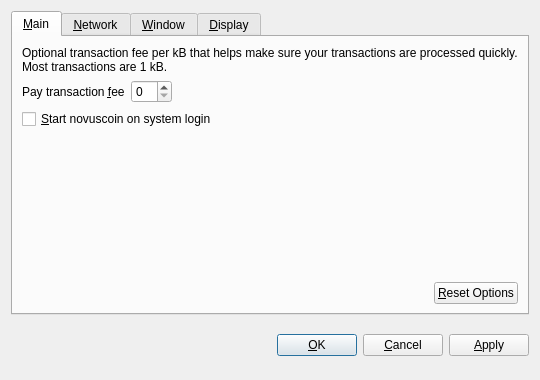
<?xml version="1.0" encoding="UTF-8"?>
<ui version="4.0">
 <class>OptionsDialog</class>
 <widget class="QDialog" name="OptionsDialog">
  <property name="geometry">
   <rect>
    <x>0</x>
    <y>0</y>
    <width>540</width>
    <height>380</height>
   </rect>
  </property>
  <property name="windowTitle">
   <string>Options</string>
  </property>
  <property name="modal">
   <bool>true</bool>
  </property>
  <layout class="QVBoxLayout" name="verticalLayout">
   <item>
    <widget class="QTabWidget" name="tabWidget">
     <property name="tabPosition">
      <enum>QTabWidget::North</enum>
     </property>
     <property name="currentIndex">
      <number>0</number>
     </property>
     <widget class="QWidget" name="tabMain">
      <attribute name="title">
       <string>&amp;Main</string>
      </attribute>
      <layout class="QVBoxLayout" name="verticalLayout_Main">
       <item>
        <widget class="QLabel" name="transactionFeeInfoLabel">
         <property name="text">
          <string>Optional transaction fee per kB that helps make sure your transactions are processed quickly. Most transactions are 1 kB.</string>
         </property>
         <property name="textFormat">
          <enum>Qt::PlainText</enum>
         </property>
         <property name="wordWrap">
          <bool>true</bool>
         </property>
        </widget>
       </item>
       <item>
        <layout class="QHBoxLayout" name="horizontalLayout_1_Main">
         <item>
          <widget class="QLabel" name="transactionFeeLabel">
           <property name="text">
            <string>Pay transaction &amp;fee</string>
           </property>
           <property name="textFormat">
            <enum>Qt::PlainText</enum>
           </property>
           <property name="buddy">
            <cstring>transactionFee</cstring>
           </property>
          </widget>
         </item>
         <item>
          <widget class="BitcoinAmountField" name="transactionFee"/>
         </item>
         <item>
          <spacer name="horizontalSpacer_1_Main">
           <property name="orientation">
            <enum>Qt::Horizontal</enum>
           </property>
           <property name="sizeHint" stdset="0">
            <size>
             <width>40</width>
             <height>20</height>
            </size>
           </property>
          </spacer>
         </item>
        </layout>
       </item>
       <item>
        <widget class="QCheckBox" name="bitcoinAtStartup">
         <property name="toolTip">
          <string>Automatically start novuscoin after logging in to the system.</string>
         </property>
         <property name="text">
          <string>&amp;Start novuscoin on system login</string>
         </property>
        </widget>
       </item>
       <item>
        <spacer name="verticalSpacer_Main">
         <property name="orientation">
          <enum>Qt::Vertical</enum>
         </property>
         <property name="sizeHint" stdset="0">
          <size>
           <width>20</width>
           <height>40</height>
          </size>
         </property>
        </spacer>
       </item>
       <item>
        <layout class="QHBoxLayout" name="horizontalLayout_2_Main">
         <item>
          <spacer name="horizontalSpacer_2_Main">
           <property name="orientation">
            <enum>Qt::Horizontal</enum>
           </property>
           <property name="sizeHint" stdset="0">
            <size>
             <width>40</width>
             <height>20</height>
            </size>
           </property>
          </spacer>
         </item>
         <item>
          <widget class="QPushButton" name="resetButton">
           <property name="toolTip">
            <string>Reset all client options to default.</string>
           </property>
           <property name="text">
            <string>&amp;Reset Options</string>
           </property>
           <property name="autoDefault">
            <bool>false</bool>
           </property>
          </widget>
         </item>
        </layout>
       </item>
      </layout>
     </widget>
     <widget class="QWidget" name="tabNetwork">
      <attribute name="title">
       <string>&amp;Network</string>
      </attribute>
      <layout class="QVBoxLayout" name="verticalLayout_Network">
       <item>
        <widget class="QCheckBox" name="mapPortUpnp">
         <property name="toolTip">
          <string>Automatically open the novuscoin client port on the router. This only works when your router supports UPnP and it is enabled.</string>
         </property>
         <property name="text">
          <string>Map port using &amp;UPnP</string>
         </property>
        </widget>
       </item>
       <item>
        <widget class="QCheckBox" name="connectSocks">
         <property name="toolTip">
          <string>Connect to the novuscoin network through a SOCKS proxy (e.g. when connecting through Tor).</string>
         </property>
         <property name="text">
          <string>&amp;Connect through SOCKS proxy:</string>
         </property>
        </widget>
       </item>
       <item>
        <layout class="QHBoxLayout" name="horizontalLayout_Network">
         <item>
          <widget class="QLabel" name="proxyIpLabel">
           <property name="text">
            <string>Proxy &amp;IP:</string>
           </property>
           <property name="textFormat">
            <enum>Qt::PlainText</enum>
           </property>
           <property name="buddy">
            <cstring>proxyIp</cstring>
           </property>
          </widget>
         </item>
         <item>
          <widget class="QValidatedLineEdit" name="proxyIp">
           <property name="maximumSize">
            <size>
             <width>140</width>
             <height>16777215</height>
            </size>
           </property>
           <property name="toolTip">
            <string>IP address of the proxy (e.g. 127.0.0.1)</string>
           </property>
          </widget>
         </item>
         <item>
          <widget class="QLabel" name="proxyPortLabel">
           <property name="text">
            <string>&amp;Port:</string>
           </property>
           <property name="textFormat">
            <enum>Qt::PlainText</enum>
           </property>
           <property name="buddy">
            <cstring>proxyPort</cstring>
           </property>
          </widget>
         </item>
         <item>
          <widget class="QLineEdit" name="proxyPort">
           <property name="maximumSize">
            <size>
             <width>55</width>
             <height>16777215</height>
            </size>
           </property>
           <property name="toolTip">
            <string>Port of the proxy (e.g. 9050)</string>
           </property>
          </widget>
         </item>
         <item>
          <widget class="QLabel" name="socksVersionLabel">
           <property name="text">
            <string>SOCKS &amp;Version:</string>
           </property>
           <property name="textFormat">
            <enum>Qt::PlainText</enum>
           </property>
           <property name="buddy">
            <cstring>socksVersion</cstring>
           </property>
          </widget>
         </item>
         <item>
          <widget class="QValueComboBox" name="socksVersion">
           <property name="toolTip">
            <string>SOCKS version of the proxy (e.g. 5)</string>
           </property>
          </widget>
         </item>
         <item>
          <spacer name="horizontalSpacer_Network">
           <property name="orientation">
            <enum>Qt::Horizontal</enum>
           </property>
           <property name="sizeHint" stdset="0">
            <size>
             <width>40</width>
             <height>20</height>
            </size>
           </property>
          </spacer>
         </item>
        </layout>
       </item>
       <item>
        <spacer name="verticalSpacer_Network">
         <property name="orientation">
          <enum>Qt::Vertical</enum>
         </property>
         <property name="sizeHint" stdset="0">
          <size>
           <width>20</width>
           <height>40</height>
          </size>
         </property>
        </spacer>
       </item>
      </layout>
     </widget>
     <widget class="QWidget" name="tabWindow">
      <attribute name="title">
       <string>&amp;Window</string>
      </attribute>
      <layout class="QVBoxLayout" name="verticalLayout_Window">
       <item>
        <widget class="QCheckBox" name="minimizeToTray">
         <property name="toolTip">
          <string>Show only a tray icon after minimizing the window.</string>
         </property>
         <property name="text">
          <string>&amp;Minimize to the tray instead of the taskbar</string>
         </property>
        </widget>
       </item>
       <item>
        <widget class="QCheckBox" name="minimizeOnClose">
         <property name="toolTip">
          <string>Minimize instead of exit the application when the window is closed. When this option is enabled, the application will be closed only after selecting Quit in the menu.</string>
         </property>
         <property name="text">
          <string>M&amp;inimize on close</string>
         </property>
        </widget>
       </item>
       <item>
        <spacer name="verticalSpacer_Window">
         <property name="orientation">
          <enum>Qt::Vertical</enum>
         </property>
         <property name="sizeHint" stdset="0">
          <size>
           <width>20</width>
           <height>40</height>
          </size>
         </property>
        </spacer>
       </item>
      </layout>
     </widget>
     <widget class="QWidget" name="tabDisplay">
      <attribute name="title">
       <string>&amp;Display</string>
      </attribute>
      <layout class="QVBoxLayout" name="verticalLayout_Display">
       <item>
        <layout class="QHBoxLayout" name="horizontalLayout_1_Display">
         <item>
          <widget class="QLabel" name="langLabel">
           <property name="text">
            <string>User Interface &amp;language:</string>
           </property>
           <property name="textFormat">
            <enum>Qt::PlainText</enum>
           </property>
           <property name="buddy">
            <cstring>lang</cstring>
           </property>
          </widget>
         </item>
         <item>
          <widget class="QValueComboBox" name="lang">
           <property name="toolTip">
            <string>The user interface language can be set here. This setting will take effect after restarting novuscoin.</string>
           </property>
          </widget>
         </item>
        </layout>
       </item>
       <item>
        <layout class="QHBoxLayout" name="horizontalLayout_2_Display">
         <item>
          <widget class="QLabel" name="unitLabel">
           <property name="text">
            <string>&amp;Unit to show amounts in:</string>
           </property>
           <property name="textFormat">
            <enum>Qt::PlainText</enum>
           </property>
           <property name="buddy">
            <cstring>unit</cstring>
           </property>
          </widget>
         </item>
         <item>
          <widget class="QValueComboBox" name="unit">
           <property name="toolTip">
            <string>Choose the default subdivision unit to show in the interface and when sending coins.</string>
           </property>
          </widget>
         </item>
        </layout>
       </item>
       <item>
        <widget class="QCheckBox" name="displayAddresses">
         <property name="toolTip">
          <string>Whether to show novuscoin addresses in the transaction list or not.</string>
         </property>
         <property name="text">
          <string>&amp;Display addresses in transaction list</string>
         </property>
        </widget>
       </item>
       <item>
        <widget class="QCheckBox" name="coinControlFeatures">
         <property name="toolTip">
          <string>Whether to show coin control features or not.</string>
         </property>
         <property name="text">
          <string>Display coin &amp;control features (experts only!)</string>
         </property>
        </widget>
       </item>
       <item>
        <spacer name="verticalSpacer_Display">
         <property name="orientation">
          <enum>Qt::Vertical</enum>
         </property>
         <property name="sizeHint" stdset="0">
          <size>
           <width>20</width>
           <height>40</height>
          </size>
         </property>
        </spacer>
       </item>
      </layout>
     </widget>
    </widget>
   </item>
   <item>
    <layout class="QHBoxLayout" name="horizontalLayout_Buttons">
     <item>
      <spacer name="horizontalSpacer_1">
       <property name="orientation">
        <enum>Qt::Horizontal</enum>
       </property>
       <property name="sizeHint" stdset="0">
        <size>
         <width>40</width>
         <height>48</height>
        </size>
       </property>
      </spacer>
     </item>
     <item>
      <widget class="QLabel" name="statusLabel">
       <property name="font">
        <font>
         <weight>75</weight>
         <bold>true</bold>
        </font>
       </property>
       <property name="text">
        <string/>
       </property>
       <property name="textFormat">
        <enum>Qt::PlainText</enum>
       </property>
       <property name="wordWrap">
        <bool>true</bool>
       </property>
      </widget>
     </item>
     <item>
      <spacer name="horizontalSpacer_2">
       <property name="orientation">
        <enum>Qt::Horizontal</enum>
       </property>
       <property name="sizeHint" stdset="0">
        <size>
         <width>40</width>
         <height>48</height>
        </size>
       </property>
      </spacer>
     </item>
     <item>
      <widget class="QPushButton" name="okButton">
       <property name="text">
        <string>&amp;OK</string>
       </property>
      </widget>
     </item>
     <item>
      <widget class="QPushButton" name="cancelButton">
       <property name="text">
        <string>&amp;Cancel</string>
       </property>
       <property name="autoDefault">
        <bool>false</bool>
       </property>
      </widget>
     </item>
     <item>
      <widget class="QPushButton" name="applyButton">
       <property name="text">
        <string>&amp;Apply</string>
       </property>
       <property name="autoDefault">
        <bool>false</bool>
       </property>
      </widget>
     </item>
    </layout>
   </item>
  </layout>
 </widget>
 <customwidgets>
  <customwidget>
   <class>BitcoinAmountField</class>
   <extends>QSpinBox</extends>
   <header>bitcoinamountfield.h</header>
  </customwidget>
  <customwidget>
   <class>QValueComboBox</class>
   <extends>QComboBox</extends>
   <header>qvaluecombobox.h</header>
  </customwidget>
  <customwidget>
   <class>QValidatedLineEdit</class>
   <extends>QLineEdit</extends>
   <header>qvalidatedlineedit.h</header>
  </customwidget>
 </customwidgets>
 <resources/>
 <connections/>
</ui>
